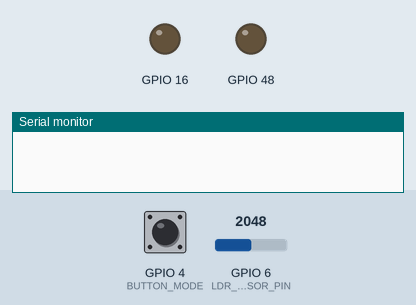
Simulated run of this program. Board: ESP32-S3. On the bench: output pins drawn as LEDs (lit = HIGH), the last lines printed to the serial monitor. Dashed ring = blinking. The test bench sets the inputs (shaded band); at power-on: GPIO 4 (BUTTON_MODE) LOW, GPIO 6 (LDR_SENSOR_PIN) = 2048.

Above: at 1.2 s.
1.3 s: GPIO 4 (BUTTON_MODE) pulled HIGH for 0.15 s
At 2.5 s:
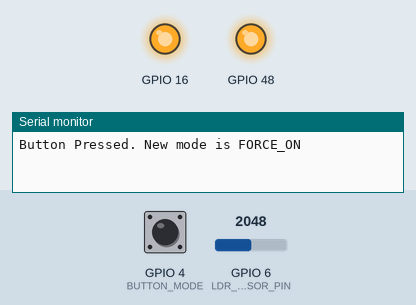
3.0 s: GPIO 4 (BUTTON_MODE) pulled HIGH for 0.15 s
At 4.1 s:
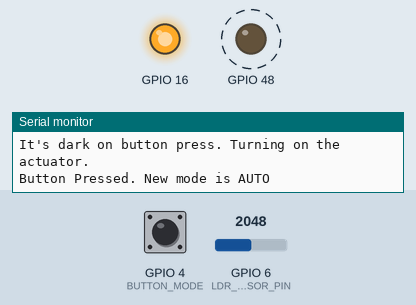
6.1 s: GPIO 4 (BUTTON_MODE) pulsed HIGH 2 times (0.12 s each, 0.3 s apart)
At 7.7 s:
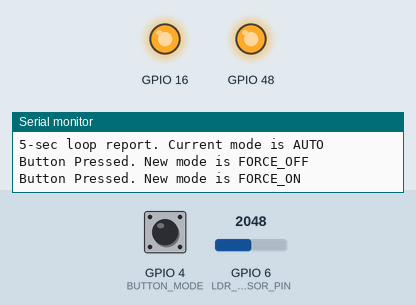
Timing chart, 0 to 9.2 s (numbered marks = the images above; inputs shaded):
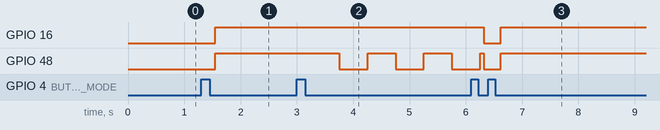

The program:

main.cpp
```cpp
#include <Arduino.h>
#include <OneButton.h>
#include "Led.h"
#include "LdrSensor.h"
#include "Actuators/LedActuator.h"

#define BUTTON_MODE 4
#define LED_MODE BUILTIN_LED
#define LED_ACTUATOR 16
#define LDR_SENSOR_PIN 6

enum Mode
{
    FORCE_OFF,
    FORCE_ON,
    AUTO
};

const char *modeName(Mode m)
{
    switch (m)
    {
    case FORCE_OFF:
        return "FORCE_OFF";
    case FORCE_ON:
        return "FORCE_ON";
    case AUTO:
        return "AUTO";
    }
    return "UNKNOWN";
}

Mode currentMode = FORCE_OFF;

OneButton modebutton(BUTTON_MODE, false, false);
Led modeIndicator(LED_MODE);

LdrSensor lightSensor(LDR_SENSOR_PIN);

LedActuator ledActuator(LED_ACTUATOR);
IActuator &actuator = ledActuator;

void nextMode()
{
    switch (currentMode)
    {
    case FORCE_OFF:
    {
        currentMode = FORCE_ON;
        modeIndicator.setOn();
        actuator.setOn();
        break;
    }
    case FORCE_ON:
    {
        currentMode = AUTO;
        modeIndicator.setBlink();
        bool isDark = lightSensor.isDark();
        if (isDark)
        {
            Serial.println("It's dark on button press. Turning on the actuator.");
            actuator.setOn();
        }
        else
        {
            Serial.println("It's bright on button press. Turning off the actuator.");
            actuator.setOff();
        }
        break;
    }
    case AUTO:
    {
        currentMode = FORCE_OFF;
        modeIndicator.setOff();
        actuator.setOff();
        break;
    }
    }

    Serial.printf("Button Pressed. New mode is %s\n", modeName(currentMode));
}

LdrSensorCallback handleSensorChange = [](bool isDark)
{
    if (currentMode != AUTO)
    {
        return;
    }

    if (isDark)
    {
        Serial.println("It's dark. Turning on the actuator.");
        actuator.setOn();
    }
    else
    {
        Serial.println("It's bright. Turning off the actuator.");
        actuator.setOff();
    }
};

void setup()
{
    Serial.begin(115200);

    modebutton.setDebounceMs(100);
    modebutton.attachClick(nextMode);

    lightSensor.setThreshold(1.8, 0.1);
    lightSensor.attachChange(handleSensorChange);
}

unsigned long lastPrint = 0;
void loop()
{
    if (millis() - lastPrint > 5000)
    {
        Serial.printf("5-sec loop report. Current mode is %s\n", modeName(currentMode));
        lastPrint = millis();
    }

    modebutton.tick();
    modeIndicator.tick();
    if (currentMode == AUTO)
    {
        lightSensor.tick();
    }
}
```

IActuator.h
```cpp
#ifndef IACTUATOR_H
#define IACTUATOR_H

class IActuator
{
public:
    virtual void setOn() = 0;
    virtual void setOff() = 0;
};

#endif
```

LedActuator.cpp
```cpp
#include "LedActuator.h"

LedActuator::LedActuator(int pin) : _led(Led(pin))
{
}

void LedActuator::setOn()
{
    _led.setOn();
}

void LedActuator::setOff()
{
    _led.setOff();
}
```

LedActuator.h
```cpp
#ifndef LEDACTIATOR_H
#define LEDACTIATOR_H

#include <Led.h>
#include "IActuator.h"

class LedActuator : public IActuator
{
public:
    LedActuator(int pin);
    void setOn() override;
    void setOff() override;

private:
    Led _led;
};

#endif
```

Measured:
- after the input at 1.3 s, GPIO 16, GPIO 48: LOW → HIGH after 0.25 s
- after the input at 3.0 s, GPIO 48: alternates HIGH for 0.50 s and LOW for 0.50 s, starting after 0.75 s
- after the input at 6.1 s, GPIO 16: HIGH → LOW after 0.22 s, → HIGH 0.30 s later
